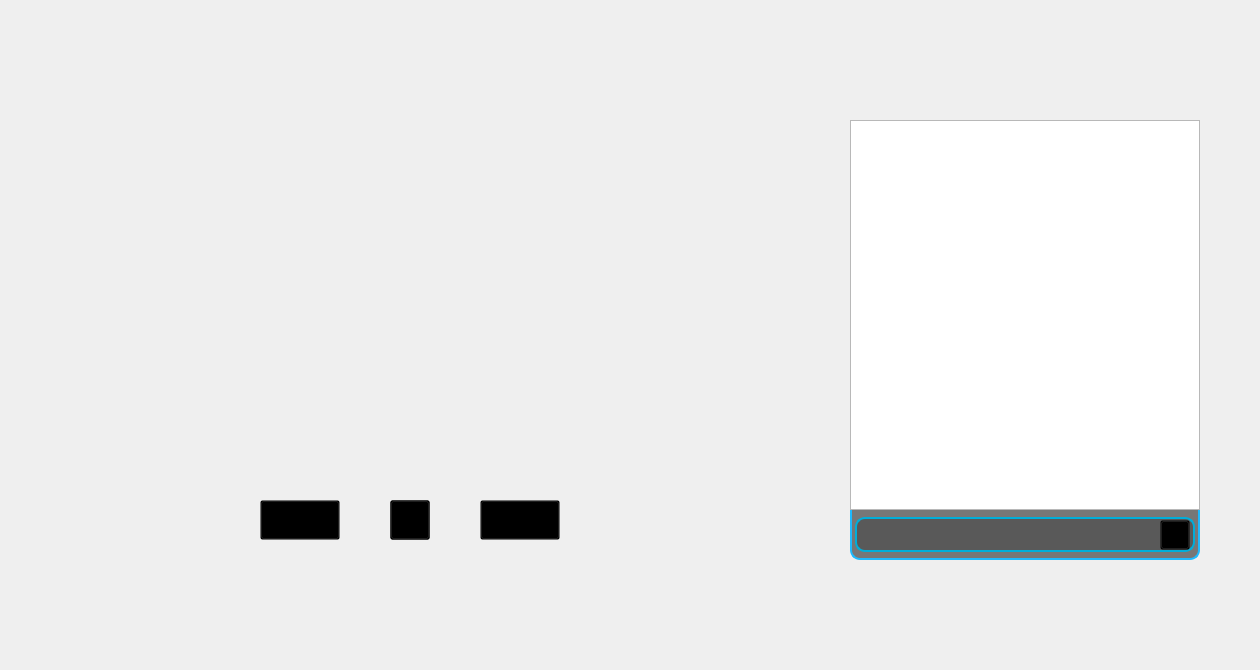
<?xml version="1.0" encoding="UTF-8"?>
<ui version="4.0">
 <class>MainWindow</class>
 <widget class="QMainWindow" name="MainWindow">
  <property name="geometry">
   <rect>
    <x>0</x>
    <y>0</y>
    <width>1260</width>
    <height>670</height>
   </rect>
  </property>
  <property name="windowTitle">
   <string>MainWindow</string>
  </property>
  <widget class="QWidget" name="centralwidget">
   <widget class="QLabel" name="background">
    <property name="geometry">
     <rect>
      <x>0</x>
      <y>0</y>
      <width>1260</width>
      <height>670</height>
     </rect>
    </property>
    <property name="text">
     <string/>
    </property>
    <property name="pixmap">
     <pixmap>Resources/Images/Background.png</pixmap>
    </property>
    <property name="scaledContents">
     <bool>true</bool>
    </property>
   </widget>
   <widget class="QLabel" name="MIKATA">
    <property name="geometry">
     <rect>
      <x>210</x>
      <y>260</y>
      <width>410</width>
      <height>70</height>
     </rect>
    </property>
    <property name="text">
     <string/>
    </property>
    <property name="pixmap">
     <pixmap>Resources/Images/MIKATA.png</pixmap>
    </property>
   </widget>
   <widget class="QGroupBox" name="groupBox">
    <property name="geometry">
     <rect>
      <x>850</x>
      <y>120</y>
      <width>350</width>
      <height>440</height>
     </rect>
    </property>
    <property name="styleSheet">
     <string notr="true">QGroupBox {
border : 2px solid rgb(29, 186, 255);
border-radius : 10px;
background-color: rgba(0, 0, 0, 128);
}</string>
    </property>
    <property name="title">
     <string/>
    </property>
    <widget class="QPlainTextEdit" name="chatbox">
     <property name="geometry">
      <rect>
       <x>0</x>
       <y>0</y>
       <width>350</width>
       <height>390</height>
      </rect>
     </property>
     <property name="font">
      <font>
       <family>BankGothic Lt BT</family>
      </font>
     </property>
     <property name="styleSheet">
      <string notr="true">border : 0px;
color: rgb(255, 255, 255);
background-color: rgba(0,0,0,10);
QScrollBar: {
 border : 2px solid red; background : black; width :15px ;
 }
QScrollBar::handle:vertical {
 background : black; min-height : 30px; 
}</string>
     </property>
     <property name="readOnly">
      <bool>true</bool>
     </property>
    </widget>
    <widget class="QLineEdit" name="command">
     <property name="geometry">
      <rect>
       <x>5</x>
       <y>397</y>
       <width>340</width>
       <height>35</height>
      </rect>
     </property>
     <property name="font">
      <font>
       <family>BankGothic Lt BT</family>
      </font>
     </property>
     <property name="styleSheet">
      <string notr="true">background-color: rgba(0, 0, 0, 64);
border : 2px solid rgb(0, 174, 218);
border-radius : 10px;
color : white;
padding-right: 30px;</string>
     </property>
     <property name="text">
      <string/>
     </property>
    </widget>
    <widget class="QPushButton" name="snd_button">
     <property name="geometry">
      <rect>
       <x>310</x>
       <y>400</y>
       <width>30</width>
       <height>30</height>
      </rect>
     </property>
     <property name="styleSheet">
      <string notr="true">background-color: transparent;</string>
     </property>
     <property name="text">
      <string/>
     </property>
     <property name="icon">
      <iconset>
       <normaloff>Resources/Images/Send Button.png</normaloff>Resources/Images/Send Button.png</iconset>
     </property>
     <property name="iconSize">
      <size>
       <width>25</width>
       <height>25</height>
      </size>
     </property>
    </widget>
   </widget>
   <widget class="QPushButton" name="prev_button">
    <property name="geometry">
     <rect>
      <x>260</x>
      <y>500</y>
      <width>80</width>
      <height>40</height>
     </rect>
    </property>
    <property name="styleSheet">
     <string notr="true">background-color: transparent;</string>
    </property>
    <property name="text">
     <string/>
    </property>
    <property name="icon">
     <iconset>
      <normaloff>Resources/Images/Previous Button.png</normaloff>Resources/Images/Previous Button.png</iconset>
    </property>
    <property name="iconSize">
     <size>
      <width>70</width>
      <height>45</height>
     </size>
    </property>
   </widget>
   <widget class="QPushButton" name="play_button">
    <property name="geometry">
     <rect>
      <x>390</x>
      <y>500</y>
      <width>40</width>
      <height>40</height>
     </rect>
    </property>
    <property name="styleSheet">
     <string notr="true">background-color: transparent;</string>
    </property>
    <property name="text">
     <string/>
    </property>
    <property name="icon">
     <iconset>
      <normaloff>Resources/Images/Platy Button.png</normaloff>Resources/Images/Platy Button.png</iconset>
    </property>
    <property name="iconSize">
     <size>
      <width>35</width>
      <height>35</height>
     </size>
    </property>
   </widget>
   <widget class="QPushButton" name="next_button">
    <property name="geometry">
     <rect>
      <x>480</x>
      <y>500</y>
      <width>80</width>
      <height>40</height>
     </rect>
    </property>
    <property name="styleSheet">
     <string notr="true">background-color: transparent;</string>
    </property>
    <property name="text">
     <string/>
    </property>
    <property name="icon">
     <iconset>
      <normaloff>Resources/Images/Next Button.png</normaloff>Resources/Images/Next Button.png</iconset>
    </property>
    <property name="iconSize">
     <size>
      <width>70</width>
      <height>45</height>
     </size>
    </property>
   </widget>
   <widget class="QPushButton" name="pause_button">
    <property name="geometry">
     <rect>
      <x>390</x>
      <y>500</y>
      <width>40</width>
      <height>40</height>
     </rect>
    </property>
    <property name="styleSheet">
     <string notr="true">background-color: transparent;</string>
    </property>
    <property name="text">
     <string/>
    </property>
    <property name="icon">
     <iconset>
      <normaloff>Resources/Images/Pause Button.png</normaloff>Resources/Images/Pause Button.png</iconset>
    </property>
    <property name="iconSize">
     <size>
      <width>40</width>
      <height>40</height>
     </size>
    </property>
   </widget>
  </widget>
 </widget>
 <resources/>
 <connections/>
</ui>
